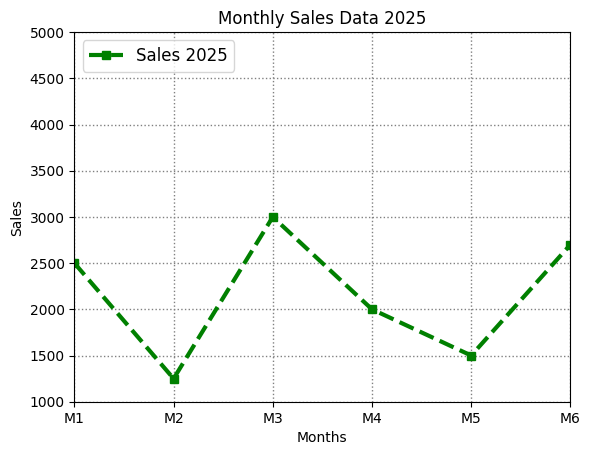

Write the Python code that produced this figure.
import matplotlib.pyplot as plt
months = [1,2,3,4,5,6,7,8,9,10,11,12]
sales = [2500,1250,3000,2000,1500,2700,1000,7000,700,1500,1300,3400]

plt.plot(months,sales, color='green', linestyle='--', linewidth=3,marker='s', label='Sales 2025') #LINE-GRAPH
plt.xlabel('Months') #X-AXIS NAME
plt.ylabel('Sales') #Y-AXIS NAME
plt.title('Monthly Sales Data 2025') #TITLE OF PLOT
plt.legend(loc='upper left', fontsize=12) #SMALL BOX (LABEL WILL SHOW IF ONLY LEGEND IS USED) IN PLOT
plt.grid(color='grey', linestyle=':', linewidth=1)  #ADD GRID LINES
plt.xlim(1,6) #LIMIT WITH X-AXIS
plt.ylim(1000,5000) #LIMIT WITH Y-AXIS
plt.xticks([1,2,3,4,5,6], ['M1','M2','M3','M4','M5','M6']) #REPLACE WITH SOME OTHER VALUES
plt.show() #DISPLAY THE PLOT
